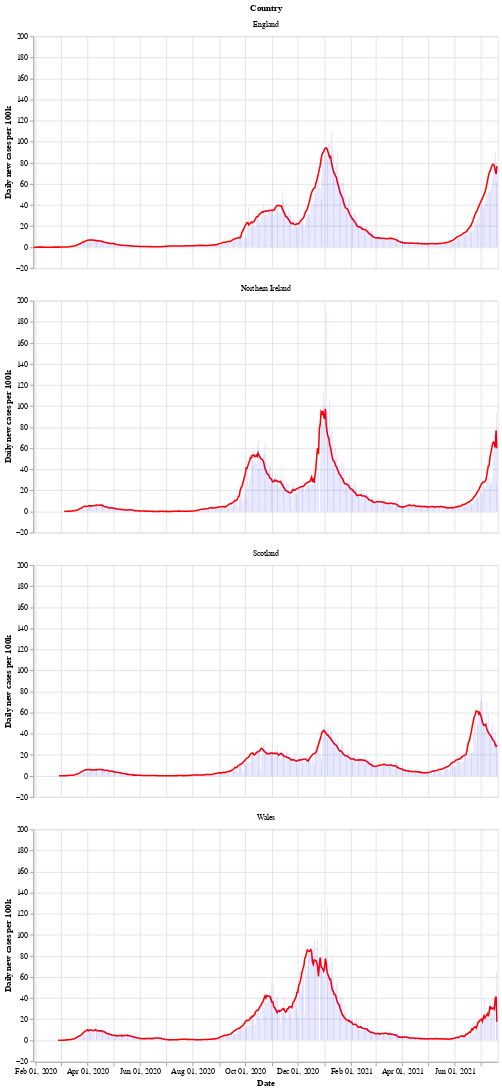

This figure's notebook cell:
### Markdown cell above
Next is a bar chart of the number of new cases in each country (per 100k population), with the 7 day moving average of cases. Again we see that Wales saw a longer period of raising and falling cases compared to the other countries.

After a period of cases falling, each nation is now seeing a rise in the number of cases - especially in Wales.

### Code cell
# collapse
bars = alt.Chart(uk_cases).mark_bar().encode(
    x=alt.X("yearmonthdate(date):T", axis=alt.Axis(title='Date')),
    y=alt.Y("newCasesRate:Q", axis=alt.Axis(title='Daily new cases per 100k')),
    tooltip='newCasesRate',
    color=alt.condition(
        alt.datum.dailyChange > 0,
        alt.value("orange"),  # The positive color
        alt.value("blue")  # The negative color
    )
).properties(title='New cases per 100k population with rolling 7 day average', width=600).interactive()
line = alt.Chart(uk_cases).mark_line(
    color='red',
    size=2,
).transform_window(
    rolling_mean='mean(newCasesRate)',
    frame=[0, 7],
    groupby=['areaName']
).encode(
    x='yearmonthdate(date):T',
    y='rolling_mean:Q'
)
alt.layer(line, bars, data=uk_cases).facet(alt.Row('areaName', title='Country'), columns=1)

### Figure 1 — Vega-Lite specification as saved in the notebook (floating-point values rounded to 4 significant figures; data arrays with more than 128 entries replaced by an {"elided": "..."} marker saying what was removed)
{"config": {"view": {"continuousWidth": 400, "continuousHeight": 300}}, "data": {"name": "data-89f99fa3fda8784e74d472c74aafea55"}, "facet": {"type": "nominal", "field": "areaName", "title": "Country"}, "spec": {"layer": [{"mark": {"type": "line", "color": "red", "size": 2}, "encoding": {"x": {"type": "temporal", "field": "date", "timeUnit": "yearmonthdate"}, "y": {"type": "quantitative", "field": "rolling_mean"}}, "transform": [{"window": [{"op": "mean", "field": "newCasesRate", "as": "rolling_mean"}], "frame": [0, 7], "groupby": ["areaName"]}]}, {"mark": "bar", "encoding": {"color": {"condition": {"value": "orange", "test": "(datum.dailyChange > 0)"}, "value": "blue"}, "tooltip": {"type": "quantitative", "field": "newCasesRate"}, "x": {"type": "temporal", "axis": {"title": "Date"}, "field": "date", "timeUnit": "yearmonthdate"}, "y": {"type": "quantitative", "axis": {"title": "Daily new cases per 100k"}, "field": "newCasesRate"}}, "selection": {"selector002": {"type": "interval", "bind": "scales", "encodings": ["x", "y"]}}, "title": "New cases per 100k population with rolling 7 day average", "width": 600}]}, "columns": 1, "$schema": "https://vega.github.io/schema/vega-lite/v4.8.1.json", "datasets": {"data-89f99fa3fda8784e74d472c74aafea55": {"elided": "2060 records"}}}
